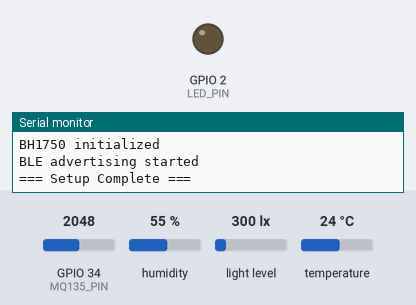
Bench run of a sketch on a simulated ESP32. Parts: output pins drawn as LEDs (lit = HIGH), the last lines printed to the serial monitor. Inputs (shaded band) come from the test bench; at power-on: GPIO 34 (MQ135_PIN) = 2048, humidity 55 %, light level 300 lx, temperature 24 °C. Nothing arrives over Bluetooth unless stated; a phone connects over Bluetooth LE 3 s after start.

Above: at 0.1 s.
At 3.1 s:
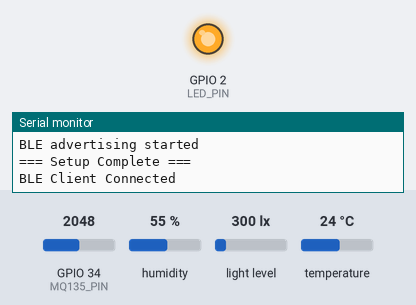
Timing chart, 0 to 4.6 s (numbered marks = the images above):
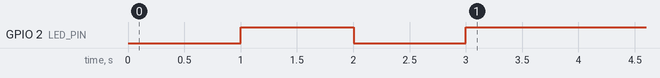

The sketch:

sensor_node_firmware.ino
```cpp
/*
 * SmartEnviro Sensor Node Firmware
 * Platform: ESP32
 *
 * This is the main firmware file for the ESP32-based sensor node.
 * It reads environmental data from multiple sensors and transmits
 * via BLE to a gateway device.
 *
 * Created for Design Catapult interview demonstration
 * Author: Miles Rodriguez
 */

#include <Arduino.h>
#include <BLEDevice.h>
#include <BLEServer.h>
#include <BLEUtils.h>
#include <BLE2902.h>
#include <DHT.h>
#include <Wire.h>
#include <BH1750.h>

#include "config.h"
#include "data_buffer.h"

// ==================== GLOBAL OBJECTS ====================

DHT dht(DHT_PIN, DHT_TYPE);
BH1750 lightMeter;

BLEServer* pServer = nullptr;
BLECharacteristic* pTempChar = nullptr;
BLECharacteristic* pHumidityChar = nullptr;
BLECharacteristic* pAQChar = nullptr;
BLECharacteristic* pLightChar = nullptr;

bool deviceConnected = false;
unsigned long lastSensorRead = 0;
unsigned long lastBLEUpdate = 0;

// ==================== SENSOR DATA STRUCTURE ====================

struct SensorData {
    float temperature;    // Celsius
    float humidity;       // Percentage
    uint16_t airQuality;  // ADC reading (0-4095)
    uint16_t lightLevel;  // Lux
    uint32_t timestamp;   // Milliseconds since boot
};

SensorData currentData = {0};

// Circular buffers for data smoothing
SensorBuffer tempBuffer;
SensorBuffer humidityBuffer;
SensorBuffer aqBuffer;
SensorBuffer lightBuffer;

// ==================== BLE CALLBACKS ====================

class ServerCallbacks: public BLEServerCallbacks {
    void onConnect(BLEServer* pServer) {
        deviceConnected = true;
        Serial.println("BLE Client Connected");
        digitalWrite(LED_PIN, HIGH);  // LED on when connected
    }

    void onDisconnect(BLEServer* pServer) {
        deviceConnected = false;
        Serial.println("BLE Client Disconnected");
        digitalWrite(LED_PIN, LOW);

        // Restart advertising
        BLEDevice::startAdvertising();
        Serial.println("Advertising restarted");
    }
};

// ==================== SENSOR READING FUNCTIONS ====================

void readSensors() {
    // Read DHT22 (temperature & humidity)
    float temp = dht.readTemperature();
    float humid = dht.readHumidity();

    // Check if reads failed
    if (isnan(temp) || isnan(humid)) {
        Serial.println("DHT22 read failed!");
        return;
    }

    // Add to smoothing buffers
    tempBuffer.add(temp);
    humidityBuffer.add(humid);

    // Read MQ135 air quality sensor (analog)
    uint16_t aqRaw = analogRead(MQ135_PIN);
    aqBuffer.add(aqRaw);

    // Read BH1750 light sensor (I2C)
    uint16_t lux = lightMeter.readLightLevel();
    lightBuffer.add(lux);

    // Update current data with smoothed values
    currentData.temperature = tempBuffer.getAverage();
    currentData.humidity = humidityBuffer.getAverage();
    currentData.airQuality = (uint16_t)aqBuffer.getAverage();
    currentData.lightLevel = (uint16_t)lightBuffer.getAverage();
    currentData.timestamp = millis();

    // Debug output
    Serial.printf("Temp: %.2f°C | Humidity: %.2f%% | AQ: %d | Light: %d lux\n",
                  currentData.temperature, currentData.humidity,
                  currentData.airQuality, currentData.lightLevel);
}

// ==================== BLE UPDATE FUNCTIONS ====================

void updateBLECharacteristics() {
    if (!deviceConnected) return;

    // Convert float to bytes for BLE transmission
    uint8_t tempBytes[4];
    memcpy(tempBytes, &currentData.temperature, sizeof(float));
    pTempChar->setValue(tempBytes, 4);
    pTempChar->notify();

    uint8_t humidityBytes[4];
    memcpy(humidityBytes, &currentData.humidity, sizeof(float));
    pHumidityChar->setValue(humidityBytes, 4);
    pHumidityChar->notify();

    // Send uint16 values directly
    pAQChar->setValue(currentData.airQuality);
    pAQChar->notify();

    pLightChar->setValue(currentData.lightLevel);
    pLightChar->notify();
}

// ==================== SETUP ====================

void setup() {
    Serial.begin(115200);
    Serial.println("\n=== SmartEnviro Sensor Node Starting ===");

    // Initialize LED
    pinMode(LED_PIN, OUTPUT);
    digitalWrite(LED_PIN, LOW);

    // Initialize sensors
    dht.begin();
    Wire.begin();

    if (lightMeter.begin(BH1750::CONTINUOUS_HIGH_RES_MODE)) {
        Serial.println("BH1750 initialized");
    } else {
        Serial.println("BH1750 initialization failed!");
    }

    // Initialize BLE
    BLEDevice::init(DEVICE_NAME);

    // Create BLE Server
    pServer = BLEDevice::createServer();
    pServer->setCallbacks(new ServerCallbacks());

    // Create BLE Service
    BLEService *pService = pServer->createService(SERVICE_UUID);

    // Create BLE Characteristics
    pTempChar = pService->createCharacteristic(
        TEMP_CHAR_UUID,
        BLECharacteristic::PROPERTY_READ | BLECharacteristic::PROPERTY_NOTIFY
    );
    pTempChar->addDescriptor(new BLE2902());

    pHumidityChar = pService->createCharacteristic(
        HUMIDITY_CHAR_UUID,
        BLECharacteristic::PROPERTY_READ | BLECharacteristic::PROPERTY_NOTIFY
    );
    pHumidityChar->addDescriptor(new BLE2902());

    pAQChar = pService->createCharacteristic(
        AQ_CHAR_UUID,
        BLECharacteristic::PROPERTY_READ | BLECharacteristic::PROPERTY_NOTIFY
    );
    pAQChar->addDescriptor(new BLE2902());

    pLightChar = pService->createCharacteristic(
        LIGHT_CHAR_UUID,
        BLECharacteristic::PROPERTY_READ | BLECharacteristic::PROPERTY_NOTIFY
    );
    pLightChar->addDescriptor(new BLE2902());

    // Start service
    pService->start();

    // Start advertising
    BLEAdvertising *pAdvertising = BLEDevice::getAdvertising();
    pAdvertising->addServiceUUID(SERVICE_UUID);
    pAdvertising->setScanResponse(true);
    pAdvertising->setMinPreferred(0x06);
    pAdvertising->setMinPreferred(0x12);
    BLEDevice::startAdvertising();

    Serial.println("BLE advertising started");
    Serial.println("=== Setup Complete ===\n");
}

// ==================== MAIN LOOP ====================

void loop() {
    unsigned long currentMillis = millis();

    // Read sensors at defined interval
    if (currentMillis - lastSensorRead >= SENSOR_READ_INTERVAL) {
        readSensors();
        lastSensorRead = currentMillis;
    }

    // Update BLE characteristics at defined interval
    if (currentMillis - lastBLEUpdate >= BLE_UPDATE_INTERVAL) {
        updateBLECharacteristics();
        lastBLEUpdate = currentMillis;
    }

    // Blink LED when not connected (heartbeat)
    if (!deviceConnected) {
        static unsigned long lastBlink = 0;
        if (currentMillis - lastBlink >= 1000) {
            digitalWrite(LED_PIN, !digitalRead(LED_PIN));
            lastBlink = currentMillis;
        }
    }

    delay(10);  // Small delay to prevent watchdog timer issues
}
```

data_buffer.cpp
```cpp
/*
 * Circular Buffer Implementation
 */

#include "data_buffer.h"
#include "config.h"

SensorBuffer::SensorBuffer() : index(0), count(0) {
    memset(buffer, 0, sizeof(buffer));
}

void SensorBuffer::add(float value) {
    buffer[index] = value;
    index = (index + 1) % BUFFER_SIZE;  // Wrap around
    if (count < BUFFER_SIZE) {
        count++;
    }
}

float SensorBuffer::getAverage() {
    if (count == 0) {
        return 0.0f;
    }

    float sum = 0.0f;
    for (uint8_t i = 0; i < count; i++) {
        sum += buffer[i];
    }

    return sum / count;
}

void SensorBuffer::clear() {
    index = 0;
    count = 0;
    memset(buffer, 0, sizeof(buffer));
}

uint8_t SensorBuffer::getCount() {
    return count;
}
```

data_buffer.h
```cpp
/*
 * Circular Buffer Implementation
 *
 * Used for smoothing sensor data with a moving average
 */

#ifndef DATA_BUFFER_H
#define DATA_BUFFER_H

#include <Arduino.h>

class SensorBuffer {
private:
    float buffer[10];  // Fixed size buffer
    uint8_t index;     // Current write position
    uint8_t count;     // Number of valid entries

public:
    SensorBuffer();
    void add(float value);
    float getAverage();
    void clear();
    uint8_t getCount();
};

#endif // DATA_BUFFER_H
```

config.h
```cpp
/*
 * SmartEnviro Configuration File
 *
 * All configuration constants and pin definitions
 */

#ifndef CONFIG_H
#define CONFIG_H

// ==================== DEVICE IDENTIFICATION ====================

#define DEVICE_NAME "SmartEnviro-Node-01"

// ==================== PIN DEFINITIONS ====================

// Sensor pins
#define DHT_PIN 4           // DHT22 data pin
#define DHT_TYPE DHT22      // DHT sensor type
#define MQ135_PIN 34        // MQ135 analog pin (ADC1_CH6)
#define LED_PIN 2           // Built-in LED

// I2C pins (default for ESP32, defined here for documentation)
#define I2C_SDA 21          // BH1750 SDA
#define I2C_SCL 22          // BH1750 SCL

// ==================== BLE UUIDs ====================

// Service UUID
#define SERVICE_UUID "4fafc201-1fb5-459e-8fcc-c5c9c331914b"

// Characteristic UUIDs
#define TEMP_CHAR_UUID     "beb5483e-36e1-4688-b7f5-ea07361b26a8"
#define HUMIDITY_CHAR_UUID "beb5483e-36e1-4688-b7f5-ea07361b26a9"
#define AQ_CHAR_UUID       "beb5483e-36e1-4688-b7f5-ea07361b26aa"
#define LIGHT_CHAR_UUID    "beb5483e-36e1-4688-b7f5-ea07361b26ab"

// ==================== TIMING CONFIGURATION ====================

// How often to read sensors (milliseconds)
#define SENSOR_READ_INTERVAL 5000   // 5 seconds

// How often to update BLE characteristics (milliseconds)
#define BLE_UPDATE_INTERVAL 1000    // 1 second

// ==================== DATA BUFFER CONFIGURATION ====================

// Size of circular buffer for smoothing
#define BUFFER_SIZE 10

// ==================== SENSOR CALIBRATION ====================

// DHT22 doesn't typically need calibration
// Add offsets here if your sensor is consistently off

#define TEMP_OFFSET 0.0      // Temperature offset in °C
#define HUMIDITY_OFFSET 0.0  // Humidity offset in %

// MQ135 calibration (if needed)
#define MQ135_RLOAD 10.0     // Load resistance in kOhms

#endif // CONFIG_H
```

Measured:
- by itself, GPIO 2 (LED_PIN): LOW → HIGH at 1.0 s, → LOW 1.0 s later, → HIGH 0.99 s later
